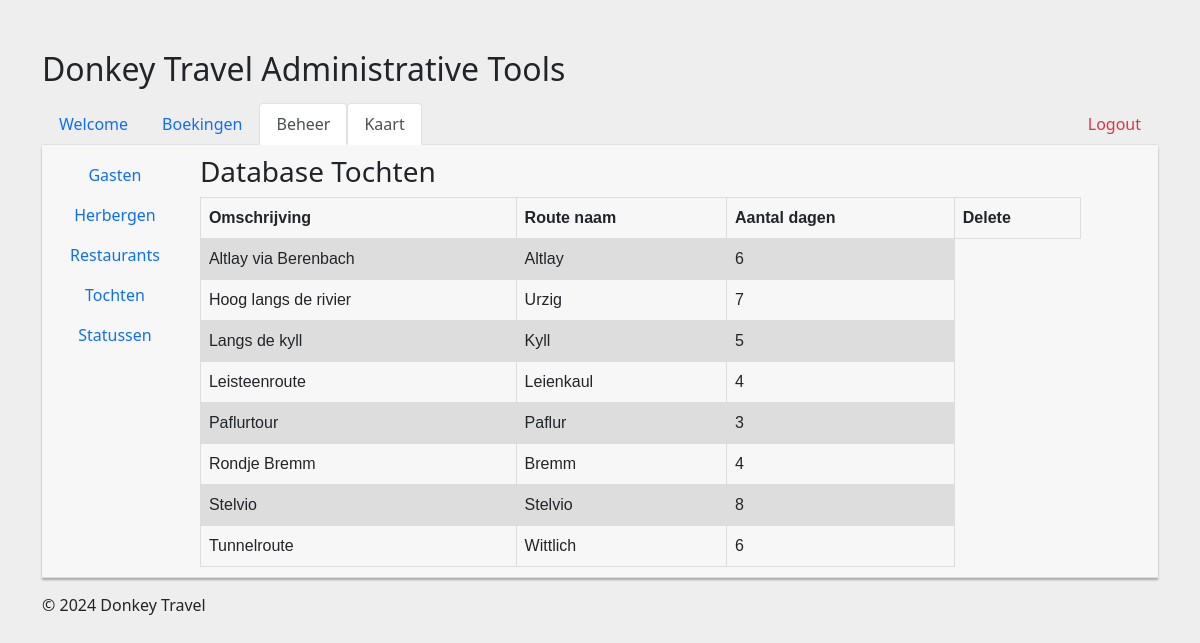
/kaart.php, run on the app's committed database.
### tables this page shows
CREATE TABLE `tochten` (
  `ID` int(11) NOT NULL,
  `Omschrijving` varchar(40) DEFAULT NULL,
  `Route` varchar(50) DEFAULT NULL,
  `AantalDagen` int(11) DEFAULT NULL
);

### config.php (called while the page is built)
<?php
    $db_host = "localhost";
    $db_user = "root";
    $db_pass = "";
    $db_name = "donkey";
    $db_port = null;
?>

### database/database.php (called while the page is built, shortened)
<?php
require_once 'tocht.php';
class Database
{
    private $db;
    private $host;
    private $user;
    private $password;
    private $database;
    private $port;
    public function __construct($host, $user, $password, $database, $port)
    {
        $this->host = $host;
        $this->user = $user;
        $this->password = $password;
        $this->database = $database;
        $this->port = $port;
    }
    public function connect()
    {
        $this->db = new \mysqli($this->host, $this->user, $this->password, $this->database, $this->port);
    }
    public function getTochten()
    {
        $result = $this->db->query("SELECT * FROM tochten");
        $tochten = array();
        while ($row = $result->fetch_assoc()) {
            $tochten[] = new Tocht($row["ID"], $row["Omschrijving"], $row["Route"], $row["AantalDagen"]);
        }
        return $tochten;
    }
}

### database/tocht.php (called while the page is built, shortened)
<?php
class Tocht {
    private $omschrijving;
    private $route;
    private $aantaldagen;
    public function __construct($id, $omschrijving, $route, $aantaldagen) {
        $this->omschrijving = $omschrijving;
        $this->route = $route;
        $this->aantaldagen = $aantaldagen;
    }
    public function getOmschrijving() {
        return $this->omschrijving;
    }
    public function getRoute() {
        return $this->route;
    }
    public function getAantaldagen() {
        return $this->aantaldagen;
    }
}

### kaart.php (the view)
<?php include "include/nav_kaart.php"; ?>
<?php
$db = new database\Database($db_host, $db_user, $db_pass, $db_name, $db_port);
$tochten = $db->getTochten();
echo "<h3>Database Tochten</h3>";
echo "<table>";
echo "<tr>";
echo "<th>Omschrijving</th>";
echo "<th>Route naam</th>";
echo "<th>Aantal dagen</th>";
echo "<th>Delete</th>";
echo "</tr>";
foreach ($tochten as $tocht) {
	echo "<tr>";
	echo "<td>" . $tocht->getOmschrijving() . "</td>";
	echo "<td>" . $tocht->getRoute() . "</td>";
	echo "<td>" . $tocht->getAantalDagen() . "</td>";
	echo "</tr>";
}
echo "</table>";
?>
<?php include "include/footer.php"; ?>

### css/style.css (style rules this page uses)
table { font-family: arial, sans-serif; border-collapse: collapse; width: 100%; }
td { height: 100%; }
td, th { border: 1px solid #dddddd; text-align: left; padding: 8px; }
tr:nth-child(even) { background-color: #dddddd; }

### data on the page
tochten: Omschrijving "Altlay via Berenbach", Route "Altlay", AantalDagen "6"
tochten: Omschrijving "Hoog langs de rivier", Route "Urzig", AantalDagen "7"
tochten: Omschrijving "Langs de kyll", Route "Kyll", AantalDagen "5"
tochten: Omschrijving "Leisteenroute", Route "Leienkaul", AantalDagen "4"
tochten: Omschrijving "Paflurtour", Route "Paflur", AantalDagen "3"
tochten: Omschrijving "Rondje Bremm", Route "Bremm", AantalDagen "4"
tochten: Omschrijving "Stelvio", Route "Stelvio", AantalDagen "8"
tochten: Omschrijving "Tunnelroute", Route "Wittlich", AantalDagen "6"
